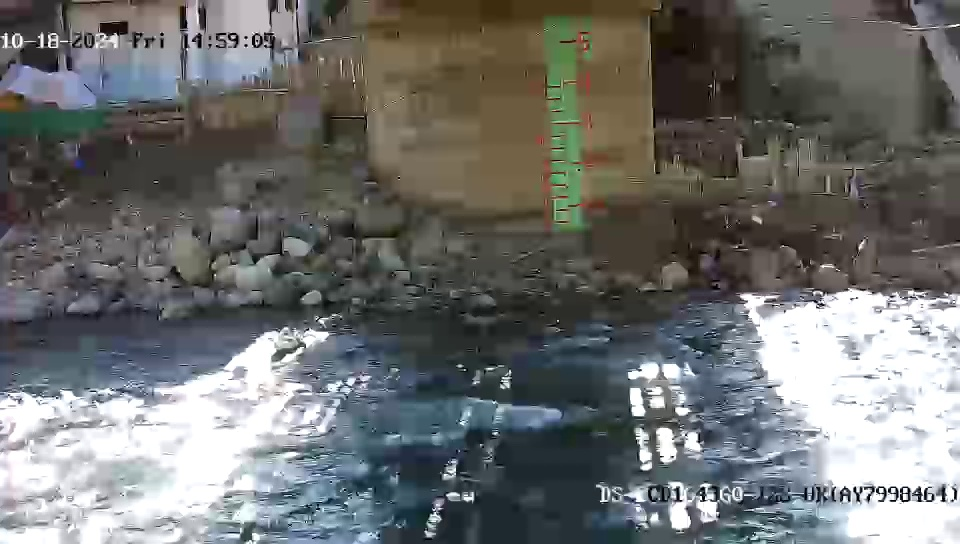
#> input picture test.jpg, 960 x 544 px
$ python inpaint.py
#> lines starting #> are read from the running program, lines starting #| are printed output that depends on the picture
#> further down, image is the input picture: shape (544, 960, 3); mean B, G, R 109.9, 111.4, 110.1
import numpy as np
import matplotlib.pyplot as plt
import cv2

def get_vertical_patches(image, patch_width, overlap):
    """
    Divide an image into overlapping vertical patches.

    Args:
        image (numpy array): The input image (read using cv2.imread or similar).
        patch_width (int): The width of each patch.
        overlap (int): The overlap (in pixels) between adjacent patches.

    Returns:
        list: A list of vertical patches (each patch is a numpy array).
    """
#> called with patch_width = 50, overlap = 25
    patches = []
    _, img_width = image.shape[:2]
#> img_width = 960

    # Step size based on overlap
    step_x = patch_width - overlap

    # Loop through the image horizontally and extract vertical patches
    for x in range(0, img_width - patch_width + 1, step_x):
        patch = image[:, x:x + patch_width]  # Full height, specific width
        patches.append(patch)
#> this loop made 37 passes
#> pass 3, in get_vertical_patches, `patch = image[:, x:x + patch_width]`:
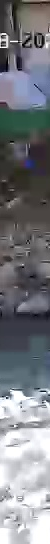
#> patch: shape (544, 50, 3); mean R, G, B 121.5, 124, 129.3
#> after the loop, patches = 37 items

    # Handle the case where the last patch might be missed
    if (img_width - patch_width) % step_x != 0:
        patch = image[:, img_width - patch_width:img_width]
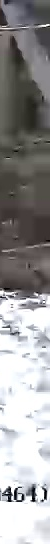
#> patch: shape (544, 50, 3); mean R, G, B 153.4, 152.5, 152.6
        patches.append(patch)

    return patches

def apply_canny_edges(image, lower_threshold, upper_threshold):
    """
    Apply Canny edge detection to an image.

    Args:
        image (numpy array): Input grayscale image.
        lower_threshold (int): Lower threshold for edge detection.
        upper_threshold (int): Upper threshold for edge detection.

    Returns:
        numpy array: The edges detected in the image.
    """
    edges = cv2.Canny(image, lower_threshold, upper_threshold)
    return edges

if __name__ == "__main__":
    # Load the image
    image_path = "test.jpg"  # Replace with your image file path
    image = cv2.imread(image_path)
    img = cv2.cvtColor(image, cv2.COLOR_BGR2RGB)  # Convert to RGB for visualization

    # Parameters
    patch_width = 50    # Width of each vertical patch
    overlap = 25        # Overlap in pixels
    K = 3               # Number of centroids for k-means
    attempts = 50       # Iterations for the clustering algorithm
    lower_threshold = 100  # Lower threshold for Canny
    upper_threshold = 200  # Upper threshold for Canny

    # K-means criteria (stopping criteria)
    criteria = (cv2.TERM_CRITERIA_EPS + cv2.TERM_CRITERIA_MAX_ITER, 10, 1.0)

    # Get vertical patches
    vertical_patches = get_vertical_patches(img, patch_width, overlap)
#> vertical_patches = 38 items

    # Process each patch with k-means clustering and Canny edges
    for i, patch in enumerate(vertical_patches):
        # Convert the patch to grayscale for Canny
        patch_gray = cv2.cvtColor(patch, cv2.COLOR_RGB2GRAY)
        edges = apply_canny_edges(patch_gray, lower_threshold, upper_threshold)

        # Vectorize the patch for k-means
        vectorized = patch.reshape((-1, 3)).astype(np.float32)

        # Apply k-means clustering
        _, label, center = cv2.kmeans(vectorized, K, None, criteria, attempts, cv2.KMEANS_PP_CENTERS)

        # Reshape the results back to the patch size
        res = center[label.flatten()]
        result_image = res.reshape((patch.shape))

        # Plot the original patch, edge-detected patch, and k-means result
        figure_size = 15
        plt.figure(figsize=(figure_size, figure_size))

        plt.subplot(1, 2, 1)
        plt.imshow(patch)
        plt.title(f'Original Patch {i+1}'), plt.xticks([]), plt.yticks([])

        plt.subplot(1, 2, 2)
        plt.imshow(result_image.astype(np.uint8))
        plt.title(f'Segmentations of Patch {i+1}'), plt.xticks([]), plt.yticks([])

        plt.show()
#> this loop made 38 passes
#> pass 1, in apply_canny_edges, `edges = cv2.Canny(image, lower_threshold, upper_threshold)`:
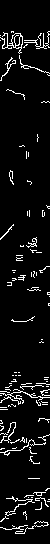
#> edges: shape (544, 50); 6.2% white in thin lines or dots
#> pass 1, `result_image = res.reshape((patch.shape))`:
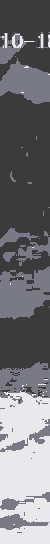
#> result_image: shape (544, 50, 3) float32; mean R, G, B 117.1, 116.6, 121
#> pass 2, `patch_gray = cv2.cvtColor(patch, cv2.COLOR_RGB2GRAY)`:
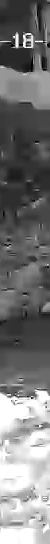
#> patch_gray: shape (544, 50); min 0, max 255, mean 119.4
#> pass 2, `plt.show()`:
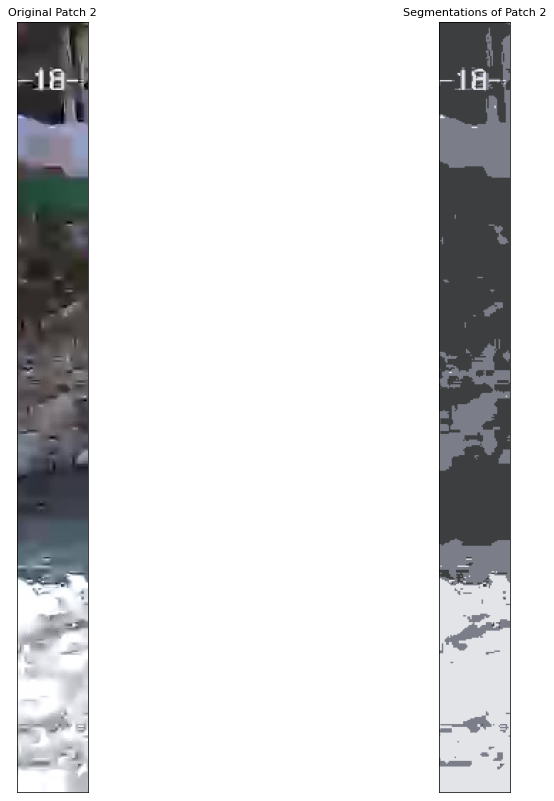
#> figure drawn by matplotlib, 2 panels
#> after the loop:
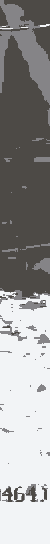
#> result_image: shape (544, 50, 3) float32; mean R, G, B 153.4, 152.5, 152.6
